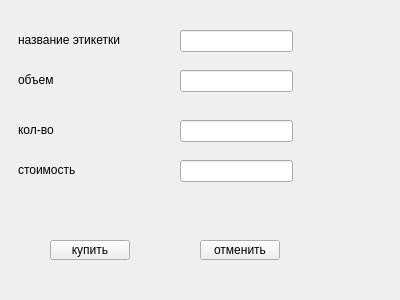
<?xml version="1.0" encoding="UTF-8"?>
<ui version="4.0">
 <class>Form</class>
 <widget class="QWidget" name="Form">
  <property name="geometry">
   <rect>
    <x>0</x>
    <y>0</y>
    <width>400</width>
    <height>300</height>
   </rect>
  </property>
  <property name="windowTitle">
   <string>Form</string>
  </property>
  <widget class="QLabel" name="label">
   <property name="geometry">
    <rect>
     <x>18</x>
     <y>30</y>
     <width>121</width>
     <height>20</height>
    </rect>
   </property>
   <property name="text">
    <string>название этикетки</string>
   </property>
  </widget>
  <widget class="QLabel" name="label_2">
   <property name="geometry">
    <rect>
     <x>18</x>
     <y>70</y>
     <width>81</width>
     <height>20</height>
    </rect>
   </property>
   <property name="text">
    <string>объем</string>
   </property>
  </widget>
  <widget class="QLabel" name="label_3">
   <property name="geometry">
    <rect>
     <x>18</x>
     <y>120</y>
     <width>81</width>
     <height>20</height>
    </rect>
   </property>
   <property name="text">
    <string>кол-во</string>
   </property>
  </widget>
  <widget class="QLabel" name="label_4">
   <property name="geometry">
    <rect>
     <x>18</x>
     <y>149</y>
     <width>81</width>
     <height>41</height>
    </rect>
   </property>
   <property name="text">
    <string>стоимость</string>
   </property>
  </widget>
  <widget class="QLineEdit" name="edit_name">
   <property name="geometry">
    <rect>
     <x>180</x>
     <y>30</y>
     <width>113</width>
     <height>22</height>
    </rect>
   </property>
  </widget>
  <widget class="QLineEdit" name="edit_container_volume">
   <property name="geometry">
    <rect>
     <x>180</x>
     <y>70</y>
     <width>113</width>
     <height>22</height>
    </rect>
   </property>
  </widget>
  <widget class="QLineEdit" name="edit_count">
   <property name="geometry">
    <rect>
     <x>180</x>
     <y>120</y>
     <width>113</width>
     <height>22</height>
    </rect>
   </property>
  </widget>
  <widget class="QLineEdit" name="edit_cost">
   <property name="geometry">
    <rect>
     <x>180</x>
     <y>160</y>
     <width>113</width>
     <height>22</height>
    </rect>
   </property>
  </widget>
  <widget class="QPushButton" name="btnOK">
   <property name="geometry">
    <rect>
     <x>50</x>
     <y>240</y>
     <width>80</width>
     <height>20</height>
    </rect>
   </property>
   <property name="text">
    <string>купить</string>
   </property>
  </widget>
  <widget class="QPushButton" name="btnExit">
   <property name="geometry">
    <rect>
     <x>200</x>
     <y>240</y>
     <width>80</width>
     <height>20</height>
    </rect>
   </property>
   <property name="text">
    <string>отменить</string>
   </property>
  </widget>
 </widget>
 <resources/>
 <connections/>
</ui>
